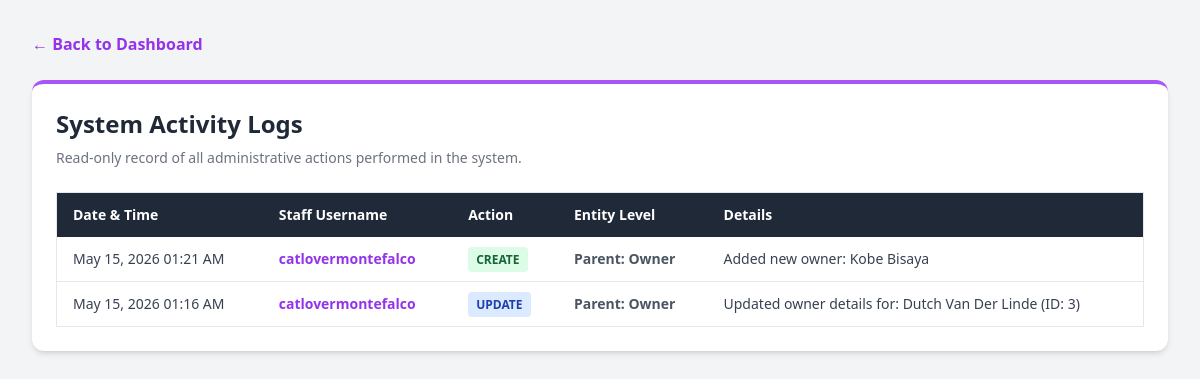
Page /logs.php (signed in) on the committed database.
### tables this page shows
CREATE TABLE `activity_logs` (
  `log_id` int(11) NOT NULL,
  `user_id` int(11) NOT NULL,
  `action` varchar(50) NOT NULL,
  `entity` varchar(50) NOT NULL,
  `details` text NOT NULL,
  `timestamp` timestamp NOT NULL DEFAULT current_timestamp()
);

CREATE TABLE `users` (
  `user_id` int(11) NOT NULL,
  `username` varchar(50) NOT NULL,
  `password` varchar(255) NOT NULL,
  `created_at` timestamp NOT NULL DEFAULT current_timestamp()
);

### logs.php (the view, shortened to what this page needs)
<?php
require_once 'includes/db_connect.php';
$sql = "SELECT a.*, u.username
        FROM activity_logs a
        JOIN users u ON a.user_id = u.user_id
        ORDER BY a.timestamp DESC";
$stmt = $pdo->query($sql);
$logs = $stmt->fetchAll();
?>
<!DOCTYPE html>
<html lang="en">
<head>
    <script src="https://cdn.tailwindcss.com"></script>
</head>
<body class="bg-gray-100 p-8">
    <div class="max-w-6xl mx-auto space-y-6">
        <div class="mb-4">
            <a href="index.php" class="text-purple-600 hover:underline font-semibold">&larr; Back to Dashboard</a>
        </div>
        <div class="bg-white p-6 rounded-xl shadow-md border-t-4 border-purple-500">
            <h2 class="text-2xl font-bold text-gray-800 mb-2">System Activity Logs</h2>
            <p class="text-sm text-gray-500 mb-6">Read-only record of all administrative actions performed in the system.</p>
            <div class="overflow-x-auto">
                <table class="min-w-full bg-white border border-gray-200 text-sm">
                    <thead class="bg-gray-800 text-white">
                        <tr>
                            <th class="py-3 px-4 text-left">Date & Time</th>
                            <th class="py-3 px-4 text-left">Staff Username</th>
                            <th class="py-3 px-4 text-left">Action</th>
                            <th class="py-3 px-4 text-left">Entity Level</th>
                            <th class="py-3 px-4 text-left">Details</th>
                        </tr>
                    </thead>
                    <tbody class="text-gray-700">
                        <?php if(empty($logs)): ?>
                            <tr><td colspan="5" class="py-4 text-center text-gray-500">No activity logged yet.</td></tr>
                        <?php else: ?>
                            <?php foreach ($logs as $log): ?>
                                <tr class="border-b hover:bg-gray-50">
                                    <td class="py-3 px-4 whitespace-nowrap"><?= date('M d, Y h:i A', strtotime($log['timestamp'])) ?></td>
                                    <td class="py-3 px-4 font-bold text-purple-600"><?= htmlspecialchars($log['username']) ?></td>
                                    <td class="py-3 px-4">
                                        <?php
                                            $action_color = 'bg-gray-200 text-gray-800';
                                            if ($log['action'] == 'CREATE') $action_color = 'bg-green-100 text-green-800';
                                            if ($log['action'] == 'UPDATE') $action_color = 'bg-blue-100 text-blue-800';
                                        ?>
                                        <span class="<?= $action_color ?> px-2 py-1 rounded text-xs font-bold">
                                            <?= htmlspecialchars($log['action']) ?>
                                        </span>
                                    </td>
                                    <td class="py-3 px-4 font-semibold text-gray-600"><?= htmlspecialchars($log['entity']) ?></td>
                                    <td class="py-3 px-4"><?= htmlspecialchars($log['details']) ?></td>
                                </tr>
                            <?php endforeach; ?>
                        <?php endif; ?>
                    </tbody>
                </table>
            </div>
        </div>
    </div>
</body>
</html>

### rows in the picture
activity_logs: timestamp "May 15, 2026 01:21 AM", user.username "catlovermontefalco", action "CREATE", entity "Parent: Owner", details "Added new owner: Kobe Bisaya"
activity_logs: timestamp "May 15, 2026 01:16 AM", user.username "catlovermontefalco", action "UPDATE", entity "Parent: Owner", details "Updated owner details for: Dutch Van Der Linde (ID: 3)"
